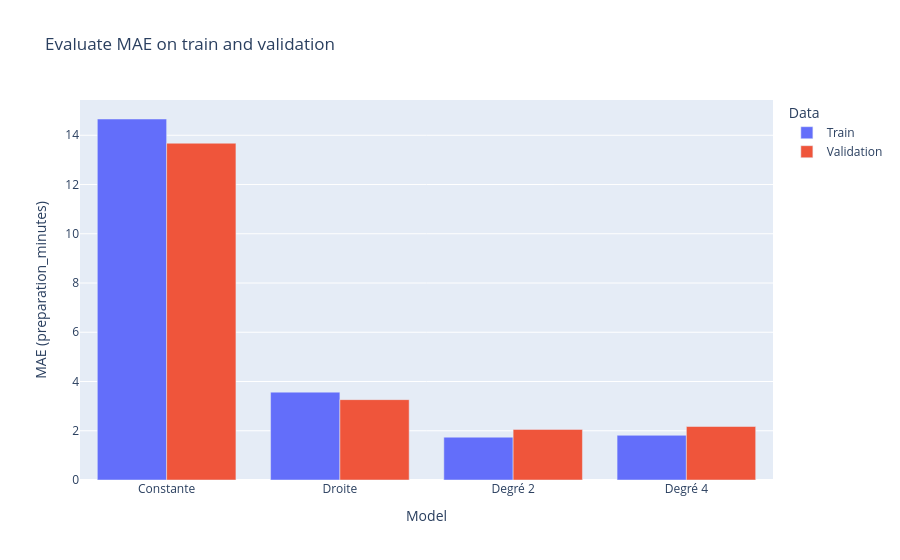

This figure's notebook cell:
### Markdown cell above
## Validation plots: Errors

### Code cell
error_plot = comparison.melt(
    id_vars=["degree", "model"], 
    value_vars=["train_mae", "validation_mae"],
    var_name="dataset", 
    value_name=f"mae - {y_name}"
    )

# unpack comparison :

# from comparison =
# 	degree	model	train_mae	validation_mae
# 0	 0	 Constante	14.661292	13.677046
# 1	 1	 Droite	     3.568806	 3.263745
# 2	 2	 Degré 2	 1.739116	 2.055740
# 3	 12	 Degré 12	 0.883025	 3.279982

# to error_plot =
# 	degree	model	     dataset	mae - preparation_minutes
# 0	 0	  Constante	    train_mae	    14.661292
# 1	 1	  Droite	    train_mae	     3.568806
# 2	 2	  Degré 2	    train_mae	     1.739116
# 3	 12	  Degré 12	    train_mae	     0.883025
# 4	 0	  Constante	    validation_mae	13.677046
# 5	 1	  Droite	    validation_mae	 3.263745
# 6	 2	  Degré 2	    validation_mae	 2.055740
# 7	 12	  Degré 12	    validation_mae	 3.279982

error_plot["dataset"] = \
    error_plot["dataset"].map(
        {
            "train_mae": "Train", 
            "validation_mae": "Validation"
        }
    )

# replace names in error_plot["dataset"]

fig = px.bar(
    error_plot, 
    x="model", 
    y=f"mae - {y_name}", 
    color="dataset", 
    barmode="group",
    labels={
        "model": "Model", 
        f"mae - {y_name}": f"MAE ({y_name})", 
        "dataset": "Data"
    },
    title="Evaluate MAE on train and validation")

fig.show()

### Figure 1 — Plotly figure (JSON) as saved in the notebook; plotly's stock layout.template omitted (floating-point values rounded to 4 significant figures)
{"data": [{"alignmentgroup": "True", "hovertemplate": "Data=Train<br>Model=%{x}<br>MAE (preparation_minutes)=%{y}<extra></extra>", "legendgroup": "Train", "marker": {"color": "#636efa", "pattern": {"shape": ""}}, "name": "Train", "offsetgroup": "Train", "orientation": "v", "showlegend": true, "textposition": "auto", "type": "bar", "x": ["Constante", "Droite", "Degré 2", "Degré 4"], "xaxis": "x", "y": [14.66, 3.569, 1.739, 1.815], "yaxis": "y"}, {"alignmentgroup": "True", "hovertemplate": "Data=Validation<br>Model=%{x}<br>MAE (preparation_minutes)=%{y}<extra></extra>", "legendgroup": "Validation", "marker": {"color": "#EF553B", "pattern": {"shape": ""}}, "name": "Validation", "offsetgroup": "Validation", "orientation": "v", "showlegend": true, "textposition": "auto", "type": "bar", "x": ["Constante", "Droite", "Degré 2", "Degré 4"], "xaxis": "x", "y": [13.68, 3.264, 2.056, 2.173], "yaxis": "y"}], "layout": {"barmode": "group", "legend": {"title": {"text": "Data"}, "tracegroupgap": 0}, "title": {"text": "Evaluate MAE on train and validation"}, "xaxis": {"anchor": "y", "domain": [0, 1], "title": {"text": "Model"}}, "yaxis": {"anchor": "x", "domain": [0, 1], "title": {"text": "MAE (preparation_minutes)"}}}}
